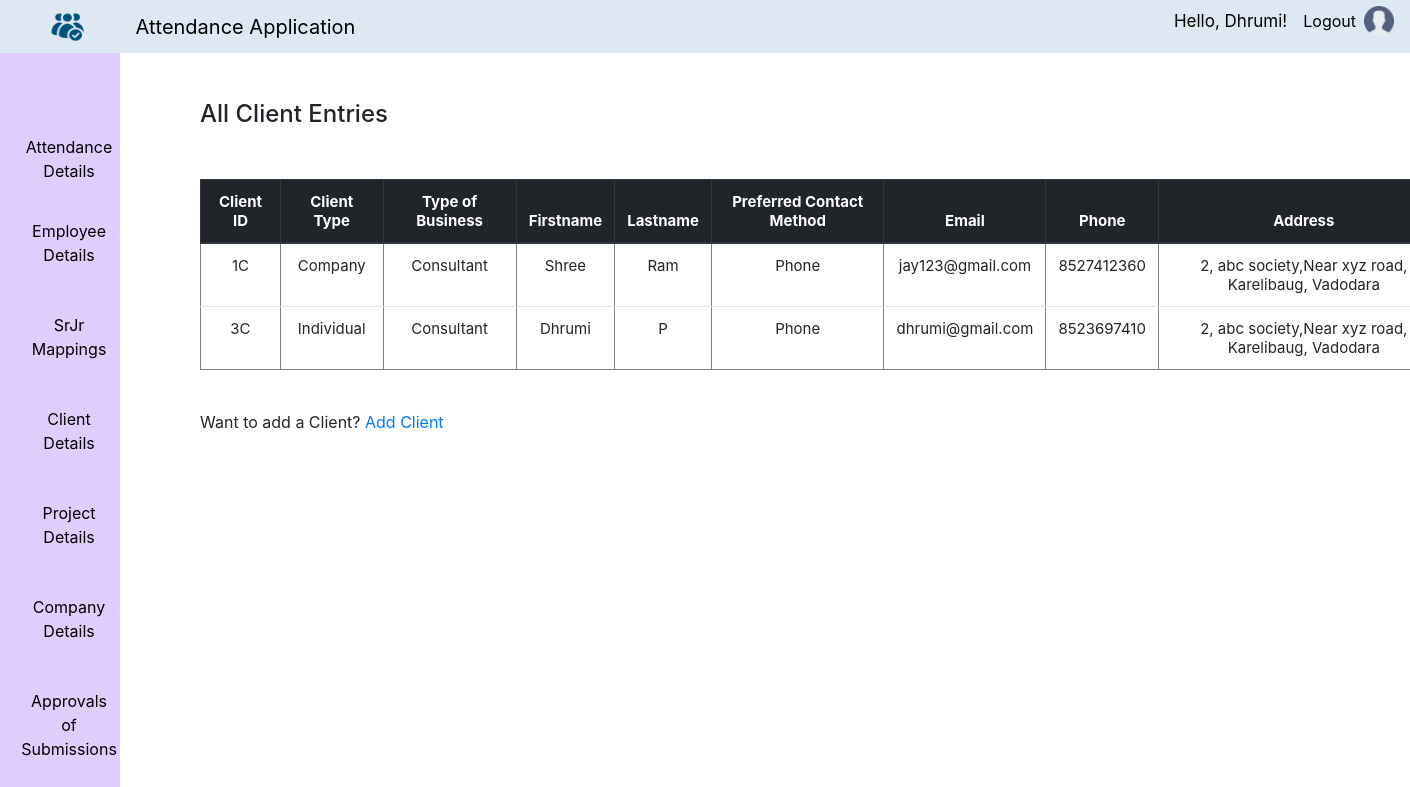
Screenshot of /ClientEntry/ (signed in) with the database file from the repository.
### Attendance/models.py (models this page shows, shortened)
class Client(models.Model):
        CTYPE = (('Individual','Individual'),
                ('Company','Company'),)
        TOB = (('Service Provider','Service Provider'),
                ('Manufacturer','Manufacturer'),
                ('Consultant','Consultant'),
                ('Traders and Distributors','Traders and Distributors'),
                ('Other','Other'))
        PCM = (('Email','Email'),
                ('Phone','Phone'),)
        user = models.ForeignKey(User, on_delete=models.CASCADE, default=1)
        cid = models.CharField(max_length=20, null=True, unique=True, verbose_name='Client ID')
        ctype = models.CharField(choices=CTYPE,max_length=20,null=True, default='Individual', verbose_name='Client Type')
        compname = models.CharField(max_length=100, null=True, verbose_name='Company Name')
        compweb = models.CharField(max_length=100,null=True, verbose_name='Company Website')
        typeob = MultiSelectField(choices=TOB,max_length=50,null=True, verbose_name='Type of Business')
        cfirstname = models.CharField(max_length=20, null=True, verbose_name='First Name')
        clastname = models.CharField(max_length=30, null=True, verbose_name='Last Name')
        cpcm = models.CharField(choices=PCM,max_length=50,null=True, default='Phone', verbose_name='Preferred Contact Method')
        cemail = models.EmailField(max_length=20, null=True, verbose_name='Email')
        cphone = models.CharField(max_length=10, null=True, verbose_name='Phone')
        caddress = models.TextField(max_length=50, null=True, verbose_name='Address')
        ainfo = models.TextField(max_length=50, null=True, verbose_name='Additional Information')
        class Meta:
                db_table = "Client"
        def __str__(self):
                if self.cfirstname and self.clastname is not None:
                        return self.cfirstname + " " + self.clastname
                else:
                        return ""

### Attendance/views.py (the view)
# urls.py: path('ClientEntry/',views.ClientEntry,name='ClientEntry'),
@login_required(login_url='loginview')
@never_cache
def ClientEntry(request):
    data = Client.objects.all()
    template = loader.get_template('ClientEntry.html')
    context = {
        'clientdata': data,
    }
    print(data)
    return HttpResponse(template.render(context, request))

### Attendance/templates/ClientEntry.html (shortened to what this page needs)
{% extends "home.html" %}
{% load static %}
{% block content %}
{% block manager %}
{% block emp %}
<div class="emp">
  <h4 style="text-align: left; margin: 50px 0px 50px 50px;">
    All Client Entries
  </h4>
</div>
{% if clientdata %}
<table border='1' style="margin-left: 200;" class="table text-center">
  <thead class="thead-dark">
    <tr>
        <th scope="col">Client ID</th>
        <th scope="col">Client Type</th>
        <th scope="col">Type of Business</th>
        <th scope="col">Firstname</th>
        <th scope="col">Lastname</th>
        <th scope="col">Preferred Contact Method</th>
        <th scope="col">Email</th>
        <th scope="col">Phone</th>
        <th scope="col">Address</th>
    </tr>
  </thead>
  <tbody>
    {% for x in clientdata %}
    <tr>
      <td>{{ x.cid }}</td>
      <td>{{ x.ctype }}</td>
      <td>{{ x.typeob }}</td>
      <td>{{ x.cfirstname }}</td>
      <td>{{ x.clastname }}</td>
      <td>{{ x.cpcm }}</td>
      <td>{{ x.cemail }}</td>
      <td>{{ x.cphone }}</td>
      <td>{{ x.caddress }}</td>
    </tr>
  {% endfor %}
  </tbody>
  </table>
  {% else %}
  <div style="margin-left: 200px; margin-bottom: 50px; font-size: large;">
    <br>
      No data available!
  </div>
{% endif %}
{% endblock %}
<div style="margin-left: 200px; margin-bottom: 50px;">
  <br>
  Want to add a Client?
  <a href="{% url 'ClientForm' %}">Add Client</a>
</div>
{% endblock %}
{% endblock %}

### Attendance/templates/home.html (shortened to what this page needs)
{% load static %}
<!doctype html lang="en">
  <head>
    <link rel="stylesheet" href="https://cdn.jsdelivr.net/npm/bootstrap@4.0.0/dist/css/bootstrap.min.css">
    <link rel="stylesheet" href="{% static 'css/style.css' %}">
  </head>
  <body>
      <nav class="navbar navbar-expand-lg nav1">
        <div class="container-fluid" style="width: fit-content;">
          <a class="navbar-brand" href="#">
            <img src="{% static 'images/applogo.jpg' %}" width="45" height="40" class="d-inline-block align-top" alt="" style="margin-left: 28px;">
          </a>
        </div>
          <div class="collapse navbar-collapse" id="navbarSupportedContent">
            <ul class="navbar-nav">
              <li class="nav-item" style="margin-left: 15px;">
                <a class="navbar-brand float-left" href="#">Attendance Application</a>
              </li>
            </ul>
            <ul class="navbar-nav mb-2 mb-lg-0 d-flex" style="position: absolute; right: 0;">
              <li>
                <a class="nav-link"  href="#" style="margin-top: 17px; font-size: 17px;">
                  {% if user.is_authenticated %}
                  <p>Hello, {{ user.first_name }}!</p>
                  {% endif %}
                </a>
              </li>
              <li>
                <a href="{% url 'logoutview' %}" class="nav-link" style="margin-top: 17px;">Logout</a>
              </li>
              <li class="nav-item" style="margin-top: 17px;">
                <a class="ml-auto navbar-brand" href="#">
                  <img src="{% static 'images/user1.png' %}" alt="Bootstrap" width="30" height="30">
                </a>
              </li>
            </ul>
          </div>
      </nav>
      {% block content %}
      {% endblock %}
      {% if request.user.is_superuser %}
      <nav class="navbar navbar-expand-lg nav2">
        <div class="container-fluid">
          <div class="row">
            <div class="col-md-1" style="min-width: 130px; margin: 0; padding: 0 10px; text-align: center;">
              <nav class="navbar navbar-default navbar-fixed-side">
                <ul class="nav navbar-nav">
                  <li class="nav-item list">
                    <a class="nav-link" href="#">Attendance Details</a>
                  </li>
                  <li class="nav-item list" style="margin-bottom: 10px;">
                    <a class="nav-link" href="#">Employee Details</a>
                  </li>
                  <li class="nav-item list" style="margin-bottom: 10px;">
                    <a class="nav-link" href="#">SrJr Mappings</a>
                  </li>
                  <li class="nav-item list" style="margin-bottom: 10px;">
                    <a class="nav-link" href="#">Client Details</a>
                  </li>
                  <li class="nav-item list" style="margin-bottom: 10px;">
                    <a class="nav-link" href="#">Project Details</a>
                  </li>
                  <li class="nav-item list" style="margin-bottom: 10px;">
                    <a class="nav-link" href="#">Company Details</a>
                  </li>
                  <li class="nav-item list" style="margin-bottom: 10px;">
                    <a class="nav-link" href="#">Approvals of Submissions</a>
                  </li>
                </ul>
              </nav>
            </div>
          </div>
        </div>
      </nav>
      {% endif %}
  </body>
</html>

### Attendance/static/css/style.css (style rules this page uses)
li a { color: black; text-decoration: none; }
.navbar { padding: 0.1rem; }
.nav1 { background-color:rgb(222, 232, 242); position: fixed; width: 100%; top: 0; left: 0; }
.nav2 { background-color: #e0cdfe; padding: 0.1rem; position: fixed; top: 53px; left: 0; width: 120px; height: 100%; }
.emp { margin-left: 150px; margin-top: 100px; }
.nav-item { position: relative; }
.nav-link { margin: 10px 0 10px 0; }
table { font-size: 15px; }

### rows the page displays
Client: cid "1C", ctype "Company", typeob "Consultant", cfirstname "Shree", clastname "Ram", cpcm "Phone", cemail "jay123@gmail.com", cphone "8527412360", caddress "2, abc society,Near xyz road, Karelibaug, Vadodara"
Client: cid "3C", ctype "Individual", typeob "Consultant", cfirstname "Dhrumi", clastname "P", cpcm "Phone", cemail "dhrumi@gmail.com", cphone "8523697410", caddress "2, abc society,Near xyz road, Karelibaug, Vadodara"

### other values shown
{{ user.first_name }} "Dhrumi"
